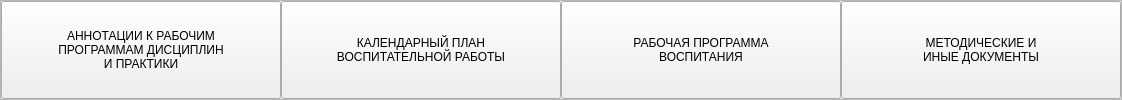
                      <widget class="QFrame" name="frame_11">
                       <property name="frameShape">
                        <enum>QFrame::StyledPanel</enum>
                       </property>
                       <property name="frameShadow">
                        <enum>QFrame::Raised</enum>
                       </property>
                       <layout class="QHBoxLayout" name="horizontalLayout_8">
                        <property name="spacing">
                         <number>0</number>
                        </property>
                        <property name="leftMargin">
                         <number>0</number>
                        </property>
                        <property name="topMargin">
                         <number>0</number>
                        </property>
                        <property name="rightMargin">
                         <number>0</number>
                        </property>
                        <property name="bottomMargin">
                         <number>0</number>
                        </property>
                        <item>
                         <widget class="QWidget" name="annotrabprogrdiscpra" native="true">
                          <property name="sizePolicy">
                           <sizepolicy hsizetype="Preferred" vsizetype="Minimum">
                            <horstretch>0</horstretch>
                            <verstretch>0</verstretch>
                           </sizepolicy>
                          </property>
                          <property name="minimumSize">
                           <size>
                            <width>280</width>
                            <height>0</height>
                           </size>
                          </property>
                          <layout class="QVBoxLayout" name="verticalLayout_30">
                           <property name="spacing">
                            <number>0</number>
                           </property>
                           <property name="leftMargin">
                            <number>0</number>
                           </property>
                           <property name="topMargin">
                            <number>0</number>
                           </property>
                           <property name="rightMargin">
                            <number>0</number>
                           </property>
                           <property name="bottomMargin">
                            <number>0</number>
                           </property>
                           <item>
                            <widget class="QPushButton" name="annotrabprogrdiscpraBTN">
                             <property name="sizePolicy">
                              <sizepolicy hsizetype="Minimum" vsizetype="Minimum">
                               <horstretch>0</horstretch>
                               <verstretch>0</verstretch>
                              </sizepolicy>
                             </property>
                             <property name="cursor">
                              <cursorShape>PointingHandCursor</cursorShape>
                             </property>
                             <property name="text">
                              <string>АННОТАЦИИ К РАБОЧИМ 
ПРОГРАММАМ ДИСЦИПЛИН 
И ПРАКТИКИ</string>
                             </property>
                            </widget>
                           </item>
                          </layout>
                         </widget>
                        </item>
                        <item>
                         <widget class="QWidget" name="kalendplanvr" native="true">
                          <property name="sizePolicy">
                           <sizepolicy hsizetype="Preferred" vsizetype="Minimum">
                            <horstretch>0</horstretch>
                            <verstretch>0</verstretch>
                           </sizepolicy>
                          </property>
                          <property name="minimumSize">
                           <size>
                            <width>280</width>
                            <height>0</height>
                           </size>
                          </property>
                          <layout class="QVBoxLayout" name="verticalLayout_29">
                           <property name="spacing">
                            <number>0</number>
                           </property>
                           <property name="leftMargin">
                            <number>0</number>
                           </property>
                           <property name="topMargin">
                            <number>0</number>
                           </property>
                           <property name="rightMargin">
                            <number>0</number>
                           </property>
                           <property name="bottomMargin">
                            <number>0</number>
                           </property>
                           <item>
                            <widget class="QPushButton" name="kalendplanvrBTN">
                             <property name="sizePolicy">
                              <sizepolicy hsizetype="Minimum" vsizetype="Minimum">
                               <horstretch>0</horstretch>
                               <verstretch>0</verstretch>
                              </sizepolicy>
                             </property>
                             <property name="cursor">
                              <cursorShape>PointingHandCursor</cursorShape>
                             </property>
                             <property name="text">
                              <string>КАЛЕНДАРНЫЙ ПЛАН 
ВОСПИТАТЕЛЬНОЙ РАБОТЫ</string>
                             </property>
                            </widget>
                           </item>
                          </layout>
                         </widget>
                        </item>
                        <item>
                         <widget class="QWidget" name="rabprogrvosp" native="true">
                          <property name="sizePolicy">
                           <sizepolicy hsizetype="Preferred" vsizetype="Minimum">
                            <horstretch>0</horstretch>
                            <verstretch>0</verstretch>
                           </sizepolicy>
                          </property>
                          <property name="minimumSize">
                           <size>
                            <width>280</width>
                            <height>0</height>
                           </size>
                          </property>
                          <layout class="QVBoxLayout" name="verticalLayout_33">
                           <property name="spacing">
                            <number>0</number>
                           </property>
                           <property name="leftMargin">
                            <number>0</number>
                           </property>
                           <property name="topMargin">
                            <number>0</number>
                           </property>
                           <property name="rightMargin">
                            <number>0</number>
                           </property>
                           <property name="bottomMargin">
                            <number>0</number>
                           </property>
                           <item>
                            <widget class="QPushButton" name="rabprogrvospBTN">
                             <property name="sizePolicy">
                              <sizepolicy hsizetype="Minimum" vsizetype="Minimum">
                               <horstretch>0</horstretch>
                               <verstretch>0</verstretch>
                              </sizepolicy>
                             </property>
                             <property name="cursor">
                              <cursorShape>PointingHandCursor</cursorShape>
                             </property>
                             <property name="text">
                              <string>РАБОЧАЯ ПРОГРАММА
ВОСПИТАНИЯ</string>
                             </property>
                            </widget>
                           </item>
                          </layout>
                         </widget>
                        </item>
                        <item>
                         <widget class="QWidget" name="metodichdocum" native="true">
                          <property name="sizePolicy">
                           <sizepolicy hsizetype="Preferred" vsizetype="Minimum">
                            <horstretch>0</horstretch>
                            <verstretch>0</verstretch>
                           </sizepolicy>
                          </property>
                          <property name="minimumSize">
                           <size>
                            <width>280</width>
                            <height>0</height>
                           </size>
                          </property>
                          <layout class="QVBoxLayout" name="verticalLayout_38">
                           <property name="spacing">
                            <number>0</number>
                           </property>
                           <property name="leftMargin">
                            <number>0</number>
                           </property>
                           <property name="topMargin">
                            <number>0</number>
                           </property>
                           <property name="rightMargin">
                            <number>0</number>
                           </property>
                           <property name="bottomMargin">
                            <number>0</number>
                           </property>
                           <item>
                            <widget class="QPushButton" name="metodichdocumBTN">
                             <property name="sizePolicy">
                              <sizepolicy hsizetype="Minimum" vsizetype="Minimum">
                               <horstretch>0</horstretch>
                               <verstretch>0</verstretch>
                              </sizepolicy>
                             </property>
                             <property name="cursor">
                              <cursorShape>PointingHandCursor</cursorShape>
                             </property>
                             <property name="text">
                              <string>МЕТОДИЧЕСКИЕ И
ИНЫЕ ДОКУМЕНТЫ</string>
                             </property>
                            </widget>
                           </item>
                          </layout>
                         </widget>
                        </item>
                       </layout>
                      </widget>
